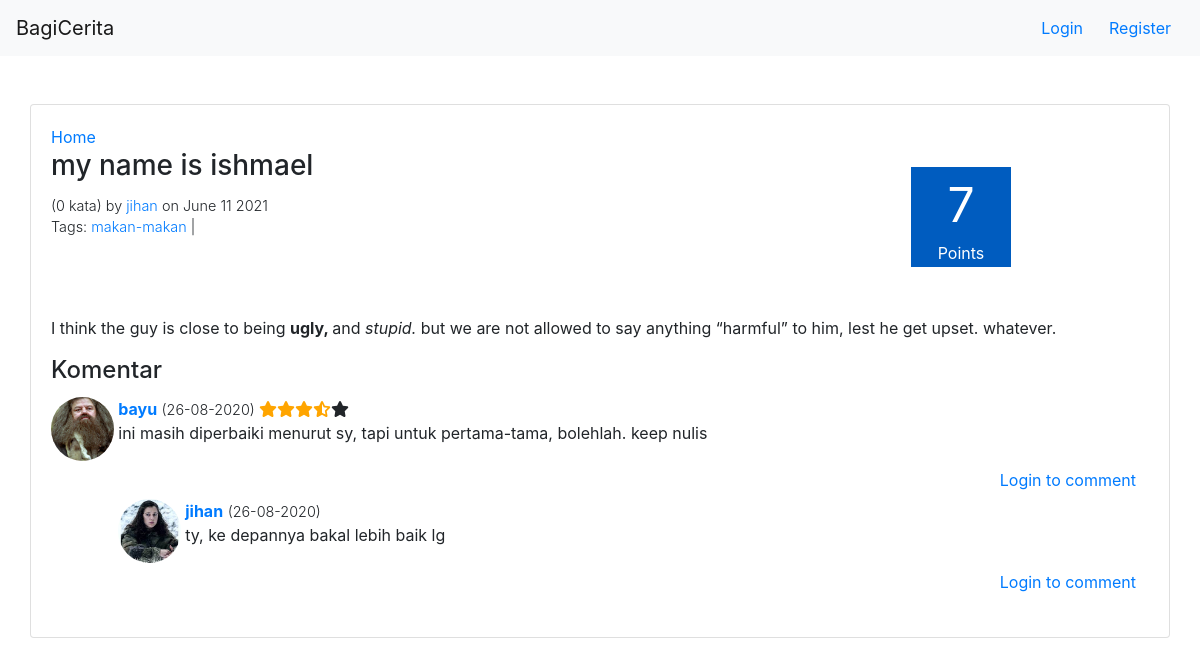
The page /stories/44 on the database its author committed.
### story/models.py (models this page shows, shortened)
class Story(models.Model):
    title = models.CharField(max_length=120,blank=True)
    date_posted = models.DateTimeField(null=True, blank=True)
    content = RichTextField(blank=True,null=True)
    user = models.ForeignKey(User, on_delete=models.CASCADE,default=None)
    words_count = models.IntegerField(default=0)
    class Meta:
        ordering = ["-date_posted"]

class Tag(models.Model):
    name = models.CharField(max_length=120,blank=True)
    stories = models.ManyToManyField(Story)

class Comment(models.Model):
    content = models.TextField(blank=True,null=True)
    user = models.ForeignKey(User, on_delete=models.CASCADE,default=None)
    story = models.ForeignKey(Story, on_delete=models.CASCADE,default=None)
    replied_comment_id = models.IntegerField(default=0)
    rating = models.IntegerField(default=1)

### user/models.py (models this page shows, shortened)
class Profile(models.Model):
    user = models.OneToOneField(User, on_delete=models.CASCADE)
    nama_lengkap = models.CharField(max_length=30, blank=True)
    tanggal_lahir = models.DateField(null=True, blank=True)
    kota = models.CharField(max_length=30, blank=True)
    tentang_saya = models.TextField(blank=True)
    profile_picture = models.ImageField(upload_to='profile_picture',blank=True)
    points = models.IntegerField(default=20)
    Laki = 'L'
    Perempuan = 'P'
    GENDER_CHOICES = [
        (Laki, 'Laki-laki'),
        (Perempuan, 'Perempuan'),
    ]
    gender = models.CharField(max_length=30,blank=True, choices=GENDER_CHOICES)

### story/views.py (the view, shortened to what this page needs)
# urls.py: path('<int:story_id>',story_view,name="story"),
def story_view(request,story_id):
    story = Story.objects.get(id=story_id)
    context={
        "id":story_id,
        "story":get_story(story),
        "comments":get_comments(story_id),
        "have_commented":"False"
    }
    for comment in context['comments']:
        if(comment.user.id == request.user.id):
            context['have_commented']="True"
    return render(request,"story/story.html",context)

### bagicerita/context_processor.py (called while the page is built)
def get_auth_form(request):
    registerForm = UserCreationForm()
    return{
        'register_form':registerForm
    }

def check_if_logged_in(request):
    if request.user.is_authenticated:
        return{
            'logged_in':True,
            'username':request.user.username
        }
    else:
        return {
            'logged_in':False
        }

### bagicerita/helpers.py (called while the page is built)
def get_story(story):
    story.tags = story.tag_set.all()
    story.date_posted = story.date_posted.strftime("%B %d %Y")
    story = calculate_story_rating(story)
    return story

def get_comments(story_id):
    story_comments = Story.objects.get(id=story_id).comment_set.filter(replied_comment_id=0)
    return iterate_through_comments_and_get_replies(story_comments)

def get_replies(comment_id):
    comment_replies = Comment.objects.filter(replied_comment_id=comment_id)
    return iterate_through_comments_and_get_replies(comment_replies)

def iterate_through_comments_and_get_replies(comments):
    for comment in comments:
        comment.replies = get_replies(comment.id)
    return comments

def calculate_story_rating(story):
    comments = story.comment_set.filter(replied_comment_id=0)
    story_rating=0
    for comment in comments:
        story_rating+=comment.rating
    story.rating = story_rating
    return story

### story/templatetags/story_tags.py (called while the page is built)
@register.filter(name="render_rating")
def render_rating(rating):
    rating_html = ""
    rating_counter=0
    for x in range(5):
        if(rating_counter>=rating):
           rating_html+="<span class='fa fa-star'></span>"
        elif(rating_counter+2>rating):
            rating_html+="<span class='fas fa-star-half-alt checked'></span>"
            rating_counter+=1
        else:
            rating_html+="<span class='fa fa-star checked'></span>"
            rating_counter+=2
    return mark_safe(rating_html)

@register.inclusion_tag('story/comment.html')
def comment_tag(comment,request):
    return {'comment' : comment,'request':request}

### templates/story/story.html (shortened to what this page needs)
{% extends 'base.html' %}
{% load story_tags %}
{% block content %}
    {% include 'navbar.html' %}
    <div class="container">
        <div class="row mt-5">
            <div class="card" style="width: 100%">
                <div class="card-body">
                    <a href="/stories">Home</a>
                    <div class="story">
                        <div class="story-info-container">
                            <div class="story-info mb-5">
                                <h3 class="card-title">{{story.title}}</h3>
                                <span class="text-story-info font-weight-light">({{story.words_count}} kata) by <a href="/user/{{story.user.username}}/profile">{{story.user.username}}</a> on {{story.date_posted}}</span>
                                <span class="text-story-info tags font-weight-light">Tags:
                                    {% for tag in  story.tags%}
                                        <a href="/stories?tag={{tag.name}}">{{tag.name}}</a> |
                                    {% endfor %}
                                </span>
                            </div>
                            <div class="score-box story-page mr-2">
                                <div class="points-number text-center mb-0">{{story.rating}}</div>
                                <div class="points-text text-center">Points</div>
                            </div>
                        </div>
                        <div class="story-content">
                            {{story.content | safe}}
                        </div>
                    </div>
                    <div class="comments">
                        <h4 class="card-title">Komentar</h4>
                        {% for comment in comments %}
                            {% comment_tag comment request%}
                        {% endfor %}
                    </div>
                </div>
            </div>
        </div>
    </div>
{% endblock %}

### templates/base.html (shortened to what this page needs)
{% load static %}
<!DOCTYPE html>
<html lang="en">
<head>
    <link rel="stylesheet" href="https://maxcdn.bootstrapcdn.com/bootstrap/4.0.0/css/bootstrap.min.css">
    <link rel="stylesheet" type="text/css" href="{% static 'style.css' %}">
</head>
<body>
    {% block content %}
    {% endblock %}
</body>
</html>

### templates/navbar.html (shortened to what this page needs)
<nav class="navbar navbar-expand-lg navbar-light bg-light">
    <a class="navbar-brand" href="/stories">BagiCerita</a>
        <div class="collapse navbar-collapse" id="navbarSupportedContent">
            <div class="navbar-nav ml-auto">
              {% if logged_in == False %}
                <button type="button" data-bs-toggle="modal" data-bs-target="#loginModal" class="btn btn-link">Login</button>
                <button type="button" data-bs-toggle="modal" data-bs-target="#registerModal" class="btn btn-link">Register</button>
              {% endif %}
            </div>
        </div>
</nav>

### templates/story/comment.html (shortened to what this page needs)
{% load story_tags %}
<div style="display:flex">
    <div {% if comment.user.profile.profile_picture %} style="background-image: url('/media/{{ comment.user.profile.profile_picture }}')" {% endif %} class="profile-img img-comment mr-1"></div>
    <div class="comment mb-2">
        <h6 class="user font-weight-bold"><a href="/user/{{comment.user.username}}/profile">{{comment.user.username}}</a></h6>
        <span class="date font-weight-light">(26-08-2020)</span>
        {% if comment.replied_comment_id == 0 %}
            <span class="rating">
                {{ comment.rating | render_rating }}
            </span>
        {% endif %}
        <p class="content">{{comment.content}}</p>
        <div class="login-to-comment">
            {% if request.user.is_authenticated %}
                <button onclick="showReplyBox(this)" type="button" data-target="reply-box-{{comment.id}}" class="btn btn-link">Reply</button>
                <form method="POST" class="reply-box" id="reply-box-{{comment.id}}">
                    {% csrf_token %}
                    <div class="form-group no-gutters">
                        <textarea required class="form-control" name="content" id="exampleFormControlTextarea1" rows="3"></textarea>
                    </div>
                    <div class="container-button-submit">
                        <button type="submit" class="btn btn-primary">Submit</button>
                    </div>
                    <input type="hidden" name="replied_comment_id" value="{{comment.id}}">
                </form>
            {%else %}
                <button type="button" data-bs-toggle="modal" data-bs-target="#loginModal" class="btn btn-link">Login to comment</button>
            {% endif %}
        </div>
        {% for reply in comment.replies %}
            {% comment_tag reply request %}
        {% endfor %}
    </div>
</div>

### static/style.css (style rules this page uses)
.score-box { background-color: #0b6623; background-color: #005CBF; color: white; height: 80px; width: 80px; display: flex; justify-content: center; align-items: center; flex-direction: column; }
.score-box.story-page { height: 100px; width: 100px; }
.points-number { font-size: 2em; }
.points-text { font-size: 0.7em; }
.score-box.story-page .points-number { font-size: 3em; }
.score-box.story-page .points-text { font-size: 1em; }
.story-info-container { display: flex; justify-content: space-between; padding-right: 130px; align-items: center; margin-bottom: 30px; }
.text-story-info { display: block; font-size: 0.9em; }
.comment { width: 95%; }
.comment .user { display: inline; }
.comment .login-to-comment { text-align: right; }
.comment .date { font-size: 0.9em; }
.checked { color: orange; }
.profile-img { background-position: center; background-size: cover; background-image: url('http://localhost:8000/static/user/man.svg'); width: 128px; height: 128px; border-radius: 50%; }
.profile-img.img-comment { width: 64px; height: 64px; }

### rows shown on the page
Story: title "my name is ishmael", words_count "0", user.username "jihan", date_posted "June 11 2021", rating "7", content "I think the guy is close to being ugly, and stupid. but we are not allowed to say anything “harmful” to him, lest he get upset. whatever."
Tag: name "makan-makan"
Comment: user.profile_picture (picture), user.username "bayu", content "ini masih diperbaiki menurut sy, tapi untuk pertama-tama, bolehlah. keep nulis"
Comment: user.profile_picture (picture), user.username "jihan", content "ty, ke depannya bakal lebih baik lg"
